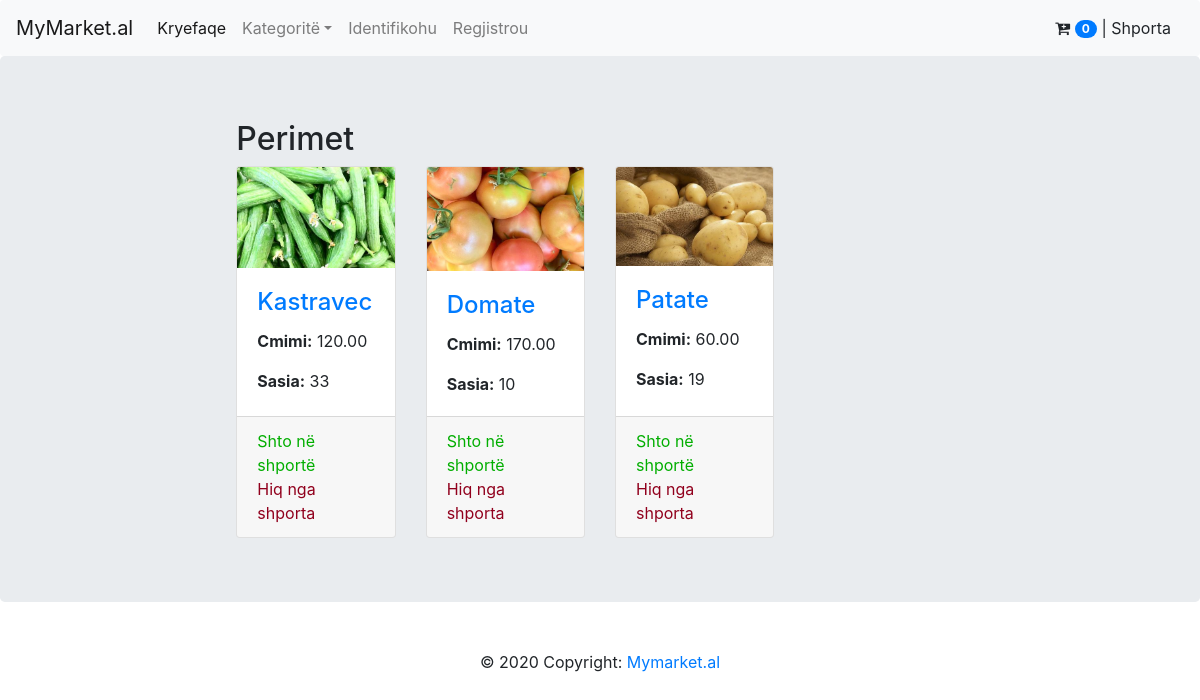
Page /dyqan/1/kategori/1/produkte/ on the committed database.
### market/models.py (models this page shows, shortened)
class Kategori(models.Model):
    emri = models.CharField(verbose_name='Emri', max_length=25)
    logo = models.ImageField(verbose_name='Logo', upload_to='static/media/')
    class Meta:
        verbose_name = 'Keategori'
        verbose_name_plural = 'Keategoritë'

class Product(models.Model):
    name = models.CharField(verbose_name='Emri', max_length=25)
    image = models.ImageField(verbose_name='Logo', upload_to='static/media/')
    cmimi_blerje = models.DecimalField(verbose_name='Cmimi i blerjes', max_digits=50, decimal_places=2)
    price = models.DecimalField(verbose_name='Cmimi ', max_digits=50, decimal_places=2)
    sasia = models.IntegerField(verbose_name='Sasia')
    njesia_matese = models.CharField(choices=NJESITE, default=NJESITE[0][0], max_length=10)
    kategoria = models.ForeignKey(to=Kategori, on_delete=models.CASCADE, related_name='produktet')
    dyqani = models.ForeignKey(to=Dyqan, on_delete=models.CASCADE, related_name='produktet')
    class Meta:
        verbose_name = 'Produkt'
        verbose_name_plural = 'Produkte'

### market/views.py (the view)
# urls.py: path('dyqan/<int:dyqan_id>/kategori/<int:kategori_id>/produkte/', produktet, name='produktet'),
def produktet(request, dyqan_id, kategori_id):
    produkte = Product.objects.filter(dyqani=dyqan_id, kategoria=kategori_id)
    kategori = Kategori.objects.values('emri').get(id=kategori_id)
    return render(request, 'produkte.html', {'produkte': produkte, 'kategori': kategori})

### market/context_processors.py (called while the page is built)
def kategorite(request):
    return {'kategorite': Kategori.objects.all()}

### templates/produkte.html
{% extends 'index.html' %}
{% block content %}
    <div class="last-products">
        <h2>{{ kategori.emri }}</h2>
        <div class="row">
            {% for produkt in produkte %}
                <div class="col-lg-3 col-sm-6 ">
                    <div class="card h-100">
                        <a href="#"><img class="card-img-top" src="/{{ produkt.image }}" alt=""></a>
                        <div class="card-body">
                            <h4 class="card-title">
                                <a href="#">{{ produkt.name }}</a>
                            </h4>
                            <p class="card-text"><b>Cmimi:</b> {{ produkt.price }}</p>
                            <p class="card-text"><b>Sasia:</b> {{ produkt.sasia }}</p>
                        </div>
                        <div class="card-footer">
                            <a href="{% url 'cart_add' produkt.id %}" style="color: #02ae00">Shto në shportë</a> <br>
                            <a href="{% url 'cart_clear' %}" style="color: #91001d">Hiq nga shporta</a><br>
                        </div>
                    </div>
                </div>
            {% endfor %}
        </div>
    </div>
{% endblock %}

### rows in the picture
Kategori: emri "Perimet"
Product: image (picture), name "Kastravec", price "120.00", sasia "33"
Product: image (picture), name "Domate", price "170.00", sasia "10"
Product: image (picture), name "Patate", price "60.00", sasia "19"

### other values in the picture
{{ request.session.cart|length }} "0"
